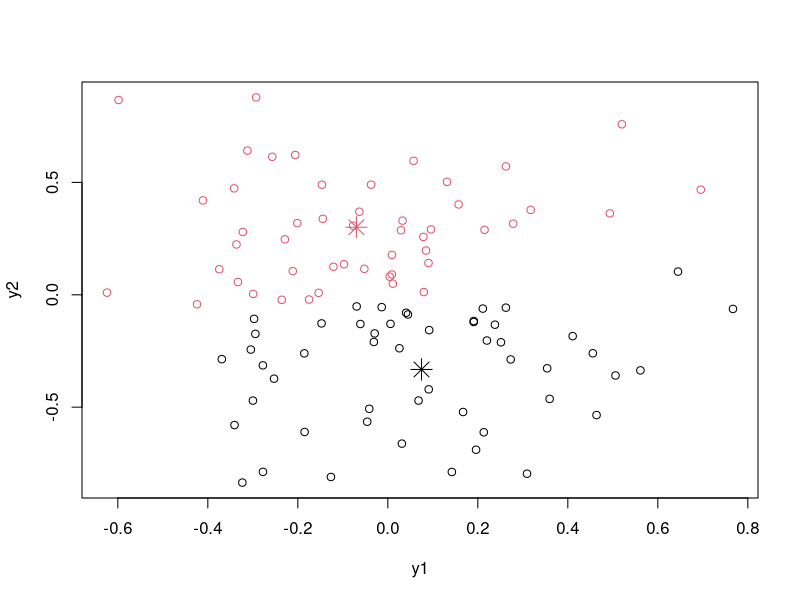

Write the R code that produced this figure.
x <- data.frame(y1=rnorm(100, sd = 0.3),y2=rnorm(100, sd = 0.4))
ch<- kmeans(x, 2)
# 2 clusters
plot(x, col = ch$cluster)
points(ch$centers, col = 1:2, pch = 8, cex = 2)
#using ggplot
#ggplot(x, aes(y1,y2, color = ch$cluster)) + geom_point()
  #another example
  #ch<- kmeans(x, 5, nstart = 25)
  #plot(x, col = ch$cluster)
  #points(ch$centers, col = 1:5, pch = 8)